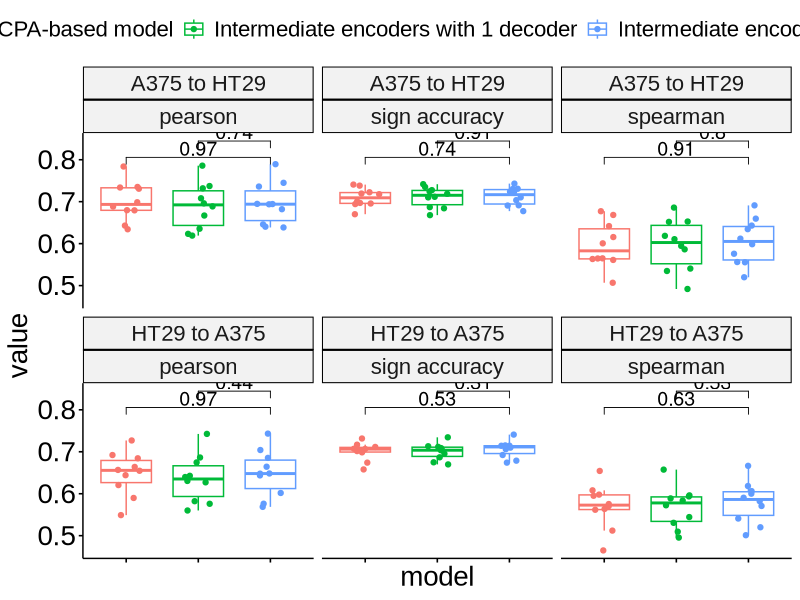
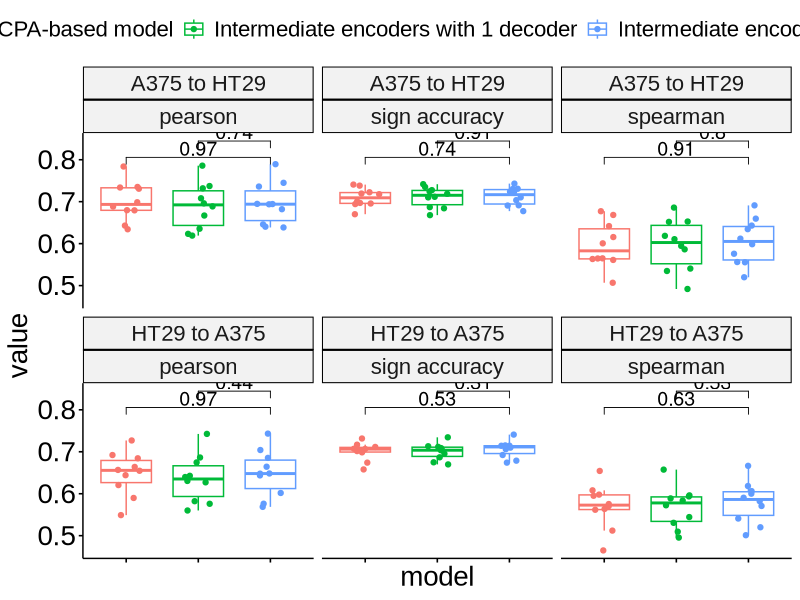

These figures' R source, in order:
library(tidyverse)
library(ggplot2)
library(ggpubr)
library(ggridges)
library(rstatix)

# Load results--------
results_intermediate_1dec <- data.table::fread('../results/MI_results/landmarks_10foldvalidation_withIntermediate_1000ep512bs_a375_ht29.csv')
colnames(results_intermediate_1dec)[1] <- 'fold'
results_intermediate_1dec <- results_intermediate_1dec%>%
  dplyr::select(-Direct_pearson,-Direct_spearman,-DirectAcc_ht29,-DirectAcc_a375) %>% 
  mutate(model='Intermediate encoders with 1 decoder')
  
results_intermediate_2dec <- data.table::fread('../results/MI_results/landmarks_10foldvalidation_withIntermediate2Dec_1000ep512bs_a375_ht29.csv')
colnames(results_intermediate_2dec)[1] <- 'fold'
results_intermediate_2dec <- results_intermediate_2dec%>%
  dplyr::select(-Direct_pearson,-Direct_spearman,-DirectAcc_ht29,-DirectAcc_a375) %>% 
  mutate(model='Intermediate encoders with 2 decoders')

results_cpa <- data.table::fread('../results/MI_results/landmarks_10foldvalidation_withCPA_1000ep512bs_a375_ht29.csv')
colnames(results_cpa)[1] <- 'fold'
results_cpa <- results_cpa%>%
  dplyr::select(-Direct_pearson,-Direct_spearman,-DirectAcc_ht29,-DirectAcc_a375) %>% 
  mutate(model='CPA-based model')

all_results <- rbind(results_cpa,results_intermediate_2dec,results_intermediate_1dec)
all_results <- all_results %>% gather('metric','value',-fold,-model)
all_results <- all_results %>% filter(!grepl('rec',metric)) %>% unique()
all_results <- all_results %>% filter(!grepl('Class',metric)) %>% unique()
all_results <- all_results %>% filter(grepl('model',metric)) %>% unique()
all_results <- all_results %>% mutate(translation = ifelse(grepl('HT29',metric),'A375 to HT29','HT29 to A375')) %>%
  mutate(metric = ifelse(grepl('spear',metric),'spearman',ifelse(grepl('acc',metric),'sign accuracy','pearson')))
all_results$model <- factor(all_results$model,levels=c('CPA-based model',
                                                       'Intermediate encoders with 1 decoder',
                                                       'Intermediate encoders with 2 decoders'))

# Visualize comparison
# pairwise.tests = all_results %>% group_by(translation,metric) %>%
#   wilcox_test(value ~ model) %>% 
#   adjust_pvalue(method = 'BH') %>% ungroup()
my_comparisons <- list( c('CPA-based model', 'Intermediate encoders with 2 decoders'),
                        c('Intermediate encoders with 2 decoders', 'Intermediate encoders with 1 decoder'))
p <-  ggboxplot(all_results,
          x='model',y='value',color='model',add='jitter')+
  facet_wrap(vars(translation,metric)) +
  theme(text = element_text(family = 'Arial',size=20),
        axis.text.x = element_blank())+
  stat_compare_means(label = 'p.format',
                     method = 'wilcox.test',
                     #step.increase = 0.02,
                     tip.length=0.05,
                     size =5,
                     aes(group=model),
                     comparisons = my_comparisons)
print(p)
png('../article_supplementary_info/suppl_fig13.png',width = 16,height = 12,units = 'in',res = 600)
print(p)
dev.off()
